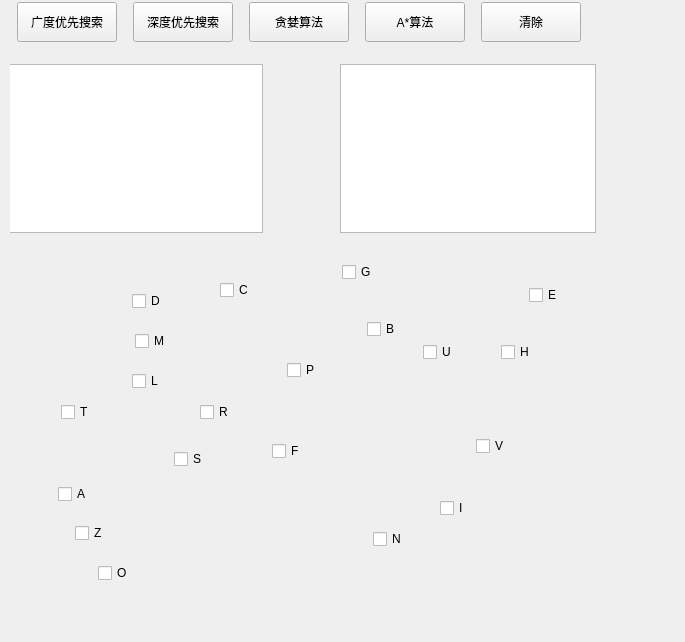
<?xml version="1.0" encoding="UTF-8"?>
<ui version="4.0">
 <author>infinityay</author>
 <class>my_widget</class>
 <widget class="QWidget" name="my_widget">
  <property name="geometry">
   <rect>
    <x>0</x>
    <y>0</y>
    <width>685</width>
    <height>642</height>
   </rect>
  </property>
  <property name="windowTitle">
   <string>Form</string>
  </property>
  <property name="windowOpacity">
   <double>2.000000000000000</double>
  </property>
  <widget class="QWidget" name="widget" native="true">
   <property name="geometry">
    <rect>
     <x>10</x>
     <y>0</y>
     <width>661</width>
     <height>631</height>
    </rect>
   </property>
   <widget class="QCheckBox" name="checkBox_15">
    <property name="geometry">
     <rect>
      <x>88</x>
      <y>563</y>
      <width>48</width>
      <height>20</height>
     </rect>
    </property>
    <property name="text">
     <string>O</string>
    </property>
   </widget>
   <widget class="QCheckBox" name="checkBox_16">
    <property name="geometry">
     <rect>
      <x>363</x>
      <y>529</y>
      <width>48</width>
      <height>20</height>
     </rect>
    </property>
    <property name="text">
     <string>N</string>
    </property>
   </widget>
   <widget class="QCheckBox" name="checkBox_13">
    <property name="geometry">
     <rect>
      <x>262</x>
      <y>441</y>
      <width>48</width>
      <height>20</height>
     </rect>
    </property>
    <property name="text">
     <string>F</string>
    </property>
   </widget>
   <widget class="QCheckBox" name="checkBox_20">
    <property name="geometry">
     <rect>
      <x>51</x>
      <y>402</y>
      <width>50</width>
      <height>20</height>
     </rect>
    </property>
    <property name="text">
     <string>T</string>
    </property>
   </widget>
   <widget class="QWidget" name="layoutWidget">
    <property name="geometry">
     <rect>
      <x>-3</x>
      <y>2</y>
      <width>589</width>
      <height>231</height>
     </rect>
    </property>
    <layout class="QVBoxLayout" name="verticalLayout">
     <item>
      <layout class="QHBoxLayout" name="horizontalLayout">
       <item>
        <widget class="QPushButton" name="btn_deepth">
         <property name="minimumSize">
          <size>
           <width>40</width>
           <height>40</height>
          </size>
         </property>
         <property name="maximumSize">
          <size>
           <width>100</width>
           <height>40</height>
          </size>
         </property>
         <property name="text">
          <string>广度优先搜索</string>
         </property>
        </widget>
       </item>
       <item>
        <widget class="QPushButton" name="btn_width">
         <property name="minimumSize">
          <size>
           <width>40</width>
           <height>40</height>
          </size>
         </property>
         <property name="maximumSize">
          <size>
           <width>100</width>
           <height>40</height>
          </size>
         </property>
         <property name="text">
          <string>深度优先搜索</string>
         </property>
        </widget>
       </item>
       <item>
        <widget class="QPushButton" name="btn_greedy">
         <property name="minimumSize">
          <size>
           <width>40</width>
           <height>40</height>
          </size>
         </property>
         <property name="maximumSize">
          <size>
           <width>100</width>
           <height>40</height>
          </size>
         </property>
         <property name="text">
          <string>贪婪算法</string>
         </property>
        </widget>
       </item>
       <item>
        <widget class="QPushButton" name="btn_Astar">
         <property name="minimumSize">
          <size>
           <width>40</width>
           <height>40</height>
          </size>
         </property>
         <property name="maximumSize">
          <size>
           <width>100</width>
           <height>40</height>
          </size>
         </property>
         <property name="text">
          <string>A*算法</string>
         </property>
        </widget>
       </item>
       <item>
        <widget class="QPushButton" name="btn_clear">
         <property name="minimumSize">
          <size>
           <width>40</width>
           <height>40</height>
          </size>
         </property>
         <property name="maximumSize">
          <size>
           <width>100</width>
           <height>40</height>
          </size>
         </property>
         <property name="text">
          <string>清除</string>
         </property>
        </widget>
       </item>
      </layout>
     </item>
     <item>
      <spacer name="verticalSpacer">
       <property name="orientation">
        <enum>Qt::Vertical</enum>
       </property>
       <property name="sizeHint" stdset="0">
        <size>
         <width>20</width>
         <height>40</height>
        </size>
       </property>
      </spacer>
     </item>
     <item>
      <layout class="QHBoxLayout" name="horizontalLayout_2">
       <item>
        <widget class="QListView" name="listView_3"/>
       </item>
       <item>
        <spacer name="horizontalSpacer">
         <property name="orientation">
          <enum>Qt::Horizontal</enum>
         </property>
         <property name="sizeHint" stdset="0">
          <size>
           <width>40</width>
           <height>20</height>
          </size>
         </property>
        </spacer>
       </item>
       <item>
        <widget class="QListView" name="listView_2"/>
       </item>
      </layout>
     </item>
    </layout>
   </widget>
   <widget class="QCheckBox" name="checkBox_21">
    <property name="geometry">
     <rect>
      <x>65</x>
      <y>523</y>
      <width>50</width>
      <height>20</height>
     </rect>
    </property>
    <property name="text">
     <string>Z</string>
    </property>
   </widget>
   <widget class="QCheckBox" name="checkBox_12">
    <property name="geometry">
     <rect>
      <x>122</x>
      <y>371</y>
      <width>48</width>
      <height>20</height>
     </rect>
    </property>
    <property name="text">
     <string>L</string>
    </property>
   </widget>
   <widget class="QCheckBox" name="checkBox_7">
    <property name="geometry">
     <rect>
      <x>125</x>
      <y>331</y>
      <width>48</width>
      <height>20</height>
     </rect>
    </property>
    <property name="text">
     <string>M</string>
    </property>
   </widget>
   <widget class="QCheckBox" name="checkBox_11">
    <property name="geometry">
     <rect>
      <x>164</x>
      <y>449</y>
      <width>48</width>
      <height>20</height>
     </rect>
    </property>
    <property name="text">
     <string>S</string>
    </property>
   </widget>
   <widget class="QCheckBox" name="checkBox_8">
    <property name="geometry">
     <rect>
      <x>491</x>
      <y>342</y>
      <width>48</width>
      <height>20</height>
     </rect>
    </property>
    <property name="text">
     <string>H</string>
    </property>
   </widget>
   <widget class="QCheckBox" name="checkBox_17">
    <property name="geometry">
     <rect>
      <x>48</x>
      <y>484</y>
      <width>50</width>
      <height>20</height>
     </rect>
    </property>
    <property name="text">
     <string>A</string>
    </property>
   </widget>
   <widget class="QCheckBox" name="checkBox_19">
    <property name="geometry">
     <rect>
      <x>413</x>
      <y>342</y>
      <width>50</width>
      <height>20</height>
     </rect>
    </property>
    <property name="text">
     <string>U</string>
    </property>
   </widget>
   <widget class="QCheckBox" name="checkBox_2">
    <property name="geometry">
     <rect>
      <x>519</x>
      <y>285</y>
      <width>48</width>
      <height>20</height>
     </rect>
    </property>
    <property name="text">
     <string>E</string>
    </property>
   </widget>
   <widget class="QCheckBox" name="checkBox_9">
    <property name="geometry">
     <rect>
      <x>122</x>
      <y>291</y>
      <width>48</width>
      <height>20</height>
     </rect>
    </property>
    <property name="text">
     <string>D</string>
    </property>
   </widget>
   <widget class="QCheckBox" name="checkBox_6">
    <property name="geometry">
     <rect>
      <x>430</x>
      <y>498</y>
      <width>48</width>
      <height>20</height>
     </rect>
    </property>
    <property name="text">
     <string>I</string>
    </property>
   </widget>
   <widget class="QCheckBox" name="checkBox_18">
    <property name="geometry">
     <rect>
      <x>466</x>
      <y>436</y>
      <width>50</width>
      <height>20</height>
     </rect>
    </property>
    <property name="text">
     <string>V</string>
    </property>
   </widget>
   <widget class="QCheckBox" name="checkBox_3">
    <property name="geometry">
     <rect>
      <x>357</x>
      <y>319</y>
      <width>48</width>
      <height>20</height>
     </rect>
    </property>
    <property name="text">
     <string>B</string>
    </property>
   </widget>
   <widget class="QCheckBox" name="checkBox_10">
    <property name="geometry">
     <rect>
      <x>332</x>
      <y>262</y>
      <width>48</width>
      <height>20</height>
     </rect>
    </property>
    <property name="text">
     <string>G</string>
    </property>
   </widget>
   <widget class="QCheckBox" name="checkBox_14">
    <property name="geometry">
     <rect>
      <x>190</x>
      <y>402</y>
      <width>48</width>
      <height>20</height>
     </rect>
    </property>
    <property name="text">
     <string>R</string>
    </property>
   </widget>
   <widget class="QCheckBox" name="checkBox_5">
    <property name="geometry">
     <rect>
      <x>277</x>
      <y>360</y>
      <width>48</width>
      <height>20</height>
     </rect>
    </property>
    <property name="text">
     <string>P</string>
    </property>
   </widget>
   <widget class="QCheckBox" name="checkBox_4">
    <property name="geometry">
     <rect>
      <x>210</x>
      <y>280</y>
      <width>48</width>
      <height>20</height>
     </rect>
    </property>
    <property name="text">
     <string>C</string>
    </property>
   </widget>
  </widget>
 </widget>
 <resources/>
 <connections/>
</ui>
